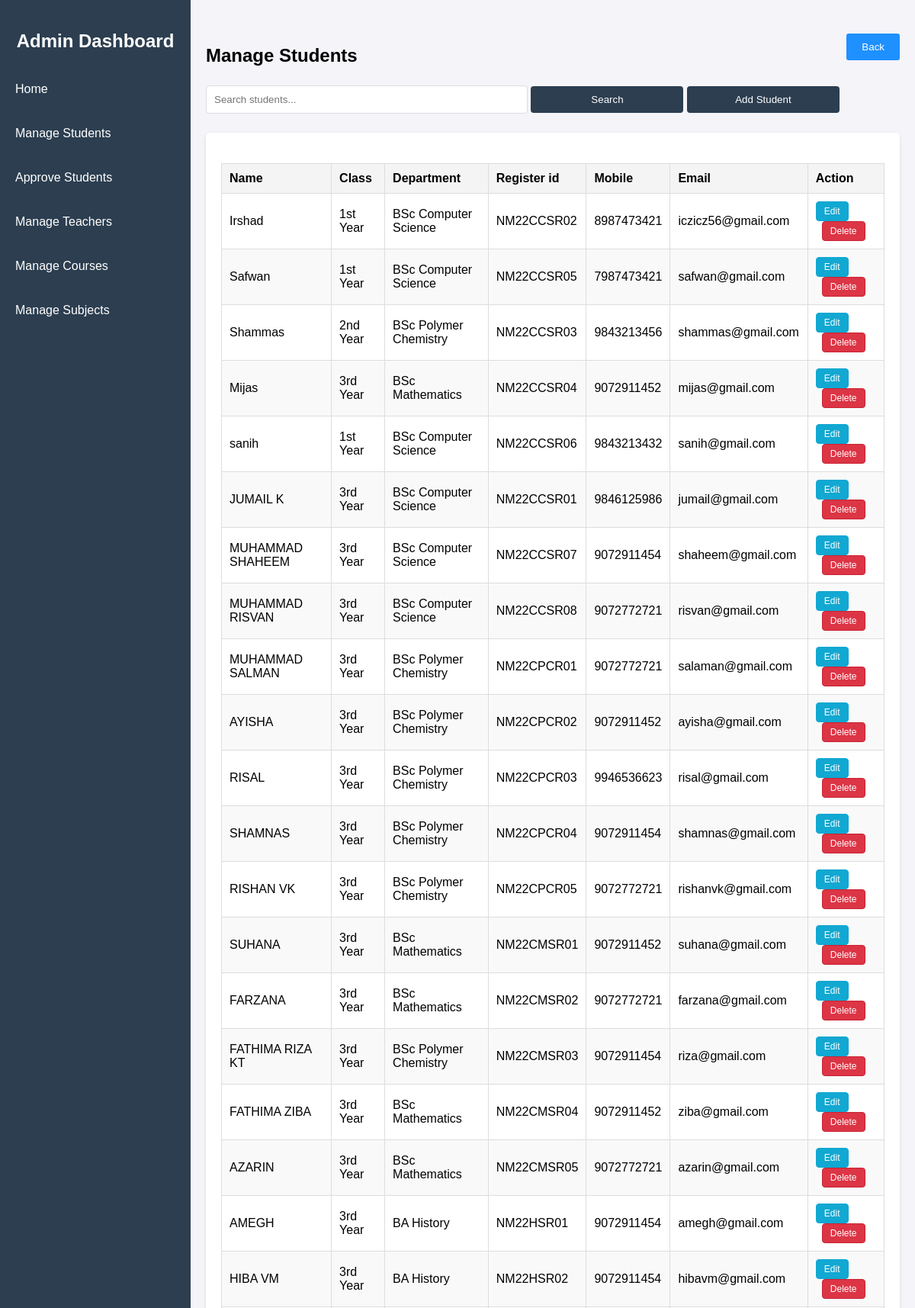
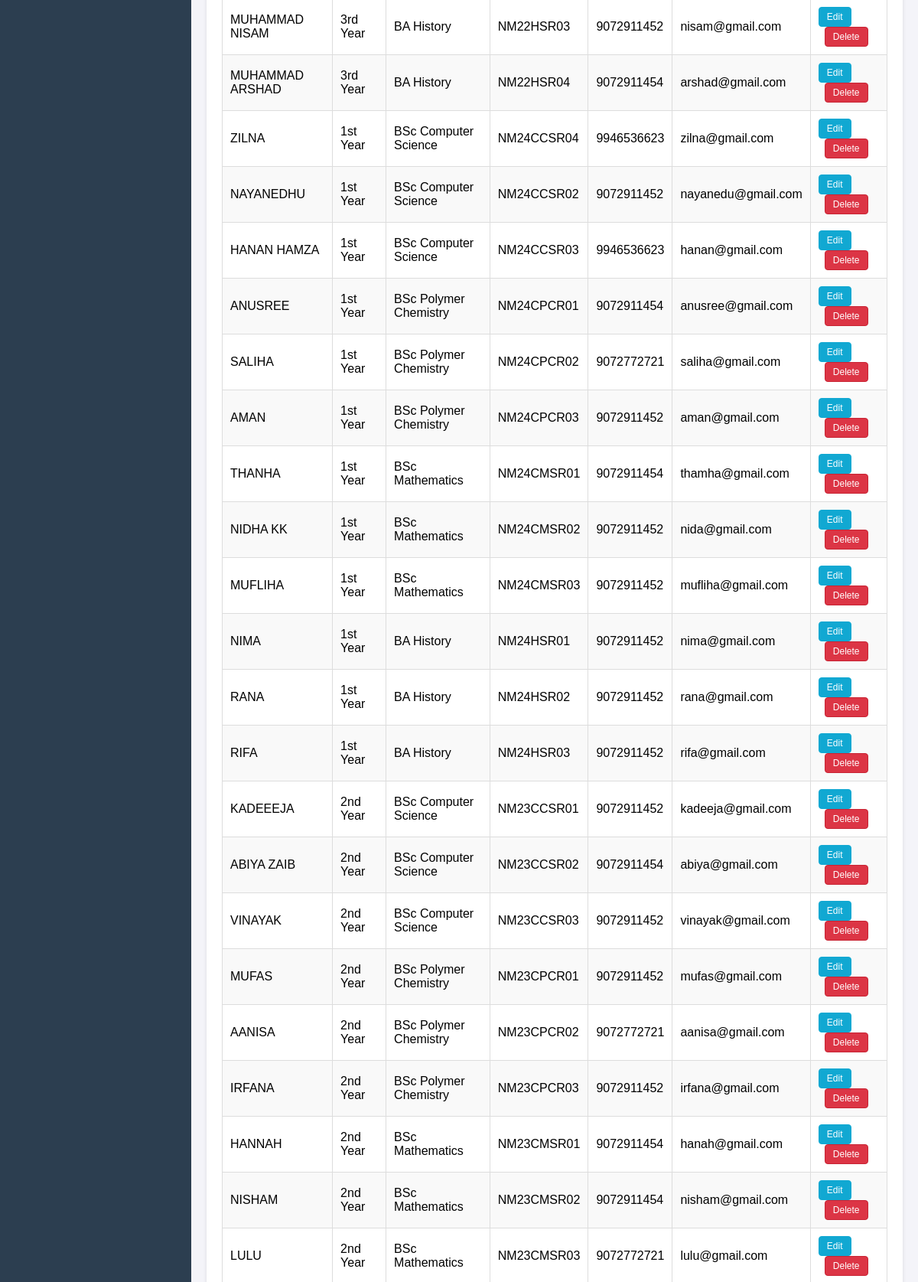
The page /manage-student/ (upper part) on the database its author committed (2 pictures, top to bottom).
### GradeWireapp/models.py (models this page shows, shortened)
class Student(models.Model):
    name = models.CharField(max_length=30)
    Class = models.CharField(max_length=20)
    department = models.ForeignKey(Course, on_delete=models.CASCADE)  # Changed to ForeignKey    register_id = models.CharField(max_length=30,unique=True)
    register_id = models.CharField(max_length=30, unique=True)
    mobile = models.CharField(max_length=10)
    email = models.EmailField(unique=True)
    parent = models.CharField(max_length=30)
    parent_no = models.CharField(max_length=10)  # Changed from IntegerField to CharField
    password = models.CharField(max_length=15)
    full_day_attendance = models.PositiveIntegerField(default=0)  # To store full-day attendance count
    is_approved = models.BooleanField(default=False)

class Course(models.Model):
    course_id = models.CharField(max_length=30,unique=True)
    course_name = models.CharField(max_length=30,unique=True,default= ' ')
    duration = models.CharField(max_length=25, default='3 Year', blank=True, null=True)

### GradeWireapp/views.py (the view)
# urls.py: path('manage-student/', views.manage_student_view,name='ManageStudent'),
def manage_student_view(request):
    courses = Course.objects.all()
    students = Student.objects.all()
    return render(request, 'admin_mg_student.html', {'courses': courses, 'student': students})

### templates/admin_mg_student.html (shortened to what this page needs)
{% load static %}
<!DOCTYPE html>
<html lang="en">
<head>
    <link rel="stylesheet" type="text/css" href="{% static 'assets/css/admin-style.css' %}">
</head>
<body>
    <div class="menu-toggle" onclick="toggleSidebar()">☰ Menu</div>
    <div class="sidebar">
        <h2>Admin Dashboard</h2>
        <a href="{% url 'adminHome' %}" onclick="showSection('home')">Home</a>
        <a href="{% url 'ManageStudent' %}">Manage Students</a>
        <a href="{% url 'approve_students' %}" >Approve Students</a>
        <a href="{% url 'ManageTeacher' %}">Manage Teachers</a>
        <a href="{% url 'ManageCourse' %}">Manage Courses</a>
        <a href="{% url 'ManageSubject' %}">Manage Subjects</a>
    </div>
    <div class="content">
        <button class="back-button" onclick="history.back()">Back</button>
        <div id="manage-students" class="section active">
            <h2>Manage Students</h2>
            <div class="form-container">
                <input type="text" id="searchStudent" placeholder="Search students..." oninput="searchStudent()" style="width: 400px;"/>
                <button onclick="searchStudent()" style="width: 200px;">Search</button>
                <button class="small-btn" onclick="toggleAddStudentSection()" style="width: 200px;">Add Student</button>
            </div>
            <div id="studentTableSection" class="table-container">
                <table>
                    <thead>
                        <tr>
                            <th>Name</th>
                            <th>Class</th>
                            <th>Department</th>
                            <th>Register id</th>
                            <th>Mobile</th>
                            <th>Email</th>
                            <th>Action</th>
                        </tr>
                    </thead>
                    <tbody id="studentTableBody">
                        {% for s in student %}
                        <tr>
                            <td>{{ s.name }}</td>
                            <td>{{ s.Class }}</td>
                            <td>{{ s.department.course_name }}</td>
                            <td>{{ s.register_id }}</td>
                            <td>{{ s.mobile }}</td>
                            <td>{{ s.email }}</td>
                            <td>
                                <a href="{% url 'edit_student' s.id %}" class="action-btn edit-btn">Edit</a>
                                <a href="{% url 'delete_student' s.id %}" onclick="return confirm('Are you sure you want to delete this student?');" class="action-btn delete-btn">Delete</a>
                            </td>
                        </tr>
                        {% endfor %}
                    </tbody>
                </table>
            </div>
        </div>
    </div>
</body>
</html>

### static/assets/css/admin-style.css (style rules this page uses)
body { margin: 0; font-family: Arial, sans-serif; background-color: #f4f4f9; }
.sidebar { position: fixed; top: 0; left: 0; width: 250px; height: 100%; background-color: #2c3e50; color: white; display: flex; flex-direction: column; padding-top: 20px; transition: transform 0.3s ease; }
.sidebar h2 { text-align: center; font-size: 24px; margin-bottom: 20px; color: #ffffff; }
.sidebar a { color: white; text-decoration: none; display: block; padding: 10px; margin: 10px 10px; border-radius: 5px; transition: background-color 0.3s; cursor: pointer; }
.content { margin-left: 250px; padding: 20px; transition: margin-left 0.3s ease; }
.section { display: none; }
.section.active { display: block; }
.table-container { background: #fff; padding: 20px; border-radius: 5px; box-shadow: 0 2px 5px rgba(0, 0, 0, 0.1); overflow-x: auto; }
table { width: 100%; border-collapse: collapse; margin: 20px 0; font-size: 16px; }
table th, table td { text-align: left; padding: 10px; border: 1px solid #ddd; }
table th { background-color: #f4f4f4; font-weight: bold; }
table tbody tr:nth-child(even) { background-color: #f9f9f9; }
.form-container { margin-bottom: 20px; }
.form-container input, .form-container button { margin: 5px 0; padding: 10px; width: 300px; border: 1px solid #ddd; border-radius: 4px; }
.form-container button { background-color: #2c3e50; color: white; border: none; cursor: pointer; }

### templates/admin_mg_student.html (style rules this page uses)
.content { position: relative; }
.back-button { position: absolute; top: 25px; right: 20px; padding: 10px 20px; cursor: pointer; color: #fff; background-color: #1e90ff; border:none; border-radius: 3px; }
.action-btn { padding: 5px 10px; text-decoration: none; font-size: 12px; border-radius: 4px; display: inline-block; transition: all 0.2s ease; }
.edit-btn { background-color: #11a8d2; color: #fff; border: 1px solid #11a8d2; }
.delete-btn { background-color: #dc3545; color: white; border: 1px solid #c82333; }
.action-btn + .action-btn { margin-left: 8px; }

### rows shown on the page
Student: name "Irshad", Class "1st Year", department.course_name "BSc Computer Science", register_id "NM22CCSR02", mobile "8987473421", email "iczicz56@gmail.com"
Student: name "Safwan", Class "1st Year", department.course_name "BSc Computer Science", register_id "NM22CCSR05", mobile "7987473421", email "safwan@gmail.com"
Student: name "Shammas", Class "2nd Year", department.course_name "BSc Polymer Chemistry", register_id "NM22CCSR03", mobile "9843213456", email "shammas@gmail.com"
Student: name "Mijas", Class "3rd Year", department.course_name "BSc Mathematics", register_id "NM22CCSR04", mobile "9072911452", email "mijas@gmail.com"
Student: name "sanih", Class "1st Year", department.course_name "BSc Computer Science", register_id "NM22CCSR06", mobile "9843213432", email "sanih@gmail.com"
Student: name "JUMAIL K", Class "3rd Year", department.course_name "BSc Computer Science", register_id "NM22CCSR01", mobile "9846125986", email "jumail@gmail.com"
Student: name "MUHAMMAD SHAHEEM", Class "3rd Year", department.course_name "BSc Computer Science", register_id "NM22CCSR07", mobile "9072911454", email "shaheem@gmail.com"
Student: name "MUHAMMAD RISVAN", Class "3rd Year", department.course_name "BSc Computer Science", register_id "NM22CCSR08", mobile "9072772721", email "risvan@gmail.com"
Student: name "MUHAMMAD SALMAN", Class "3rd Year", department.course_name "BSc Polymer Chemistry", register_id "NM22CPCR01", mobile "9072772721", email "salaman@gmail.com"
Student: name "AYISHA", Class "3rd Year", department.course_name "BSc Polymer Chemistry", register_id "NM22CPCR02", mobile "9072911452", email "ayisha@gmail.com"
Student: name "RISAL", Class "3rd Year", department.course_name "BSc Polymer Chemistry", register_id "NM22CPCR03", mobile "9946536623", email "risal@gmail.com"
Student: name "SHAMNAS", Class "3rd Year", department.course_name "BSc Polymer Chemistry", register_id "NM22CPCR04", mobile "9072911454", email "shamnas@gmail.com"
Student: name "RISHAN VK", Class "3rd Year", department.course_name "BSc Polymer Chemistry", register_id "NM22CPCR05", mobile "9072772721", email "rishanvk@gmail.com"
Student: name "SUHANA", Class "3rd Year", department.course_name "BSc Mathematics", register_id "NM22CMSR01", mobile "9072911452", email "suhana@gmail.com"
Student: name "FARZANA", Class "3rd Year", department.course_name "BSc Mathematics", register_id "NM22CMSR02", mobile "9072772721", email "farzana@gmail.com"
Student: name "FATHIMA RIZA KT", Class "3rd Year", department.course_name "BSc Polymer Chemistry", register_id "NM22CMSR03", mobile "9072911454", email "riza@gmail.com"
Student: name "FATHIMA ZIBA", Class "3rd Year", department.course_name "BSc Mathematics", register_id "NM22CMSR04", mobile "9072911452", email "ziba@gmail.com"
Student: name "AZARIN", Class "3rd Year", department.course_name "BSc Mathematics", register_id "NM22CMSR05", mobile "9072772721", email "azarin@gmail.com"
Student: name "AMEGH", Class "3rd Year", department.course_name "BA History", register_id "NM22HSR01", mobile "9072911454", email "amegh@gmail.com"
Student: name "HIBA VM", Class "3rd Year", department.course_name "BA History", register_id "NM22HSR02", mobile "9072911454", email "hibavm@gmail.com"
Student: name "MUHAMMAD NISAM", Class "3rd Year", department.course_name "BA History", register_id "NM22HSR03", mobile "9072911452", email "nisam@gmail.com"
Student: name "MUHAMMAD ARSHAD", Class "3rd Year", department.course_name "BA History", register_id "NM22HSR04", mobile "9072911454", email "arshad@gmail.com"
Student: name "ZILNA", Class "1st Year", department.course_name "BSc Computer Science", register_id "NM24CCSR04", mobile "9946536623", email "zilna@gmail.com"
Student: name "NAYANEDHU", Class "1st Year", department.course_name "BSc Computer Science", register_id "NM24CCSR02", mobile "9072911452", email "nayanedu@gmail.com"
Student: name "HANAN HAMZA", Class "1st Year", department.course_name "BSc Computer Science", register_id "NM24CCSR03", mobile "9946536623", email "hanan@gmail.com"
Student: name "ANUSREE", Class "1st Year", department.course_name "BSc Polymer Chemistry", register_id "NM24CPCR01", mobile "9072911454", email "anusree@gmail.com"
Student: name "SALIHA", Class "1st Year", department.course_name "BSc Polymer Chemistry", register_id "NM24CPCR02", mobile "9072772721", email "saliha@gmail.com"
Student: name "AMAN", Class "1st Year", department.course_name "BSc Polymer Chemistry", register_id "NM24CPCR03", mobile "9072911452", email "aman@gmail.com"
Student: name "THANHA", Class "1st Year", department.course_name "BSc Mathematics", register_id "NM24CMSR01", mobile "9072911454", email "thamha@gmail.com"
Student: name "NIDHA KK", Class "1st Year", department.course_name "BSc Mathematics", register_id "NM24CMSR02", mobile "9072911452", email "nida@gmail.com"
Student: name "MUFLIHA", Class "1st Year", department.course_name "BSc Mathematics", register_id "NM24CMSR03", mobile "9072911452", email "mufliha@gmail.com"
Student: name "NIMA", Class "1st Year", department.course_name "BA History", register_id "NM24HSR01", mobile "9072911452", email "nima@gmail.com"
Student: name "RANA", Class "1st Year", department.course_name "BA History", register_id "NM24HSR02", mobile "9072911452", email "rana@gmail.com"
Student: name "RIFA", Class "1st Year", department.course_name "BA History", register_id "NM24HSR03", mobile "9072911452", email "rifa@gmail.com"
Student: name "KADEEEJA", Class "2nd Year", department.course_name "BSc Computer Science", register_id "NM23CCSR01", mobile "9072911452", email "kadeeja@gmail.com"
Student: name "ABIYA ZAIB", Class "2nd Year", department.course_name "BSc Computer Science", register_id "NM23CCSR02", mobile "9072911454", email "abiya@gmail.com"
Student: name "VINAYAK", Class "2nd Year", department.course_name "BSc Computer Science", register_id "NM23CCSR03", mobile "9072911452", email "vinayak@gmail.com"
Student: name "MUFAS", Class "2nd Year", department.course_name "BSc Polymer Chemistry", register_id "NM23CPCR01", mobile "9072911452", email "mufas@gmail.com"
Student: name "AANISA", Class "2nd Year", department.course_name "BSc Polymer Chemistry", register_id "NM23CPCR02", mobile "9072772721", email "aanisa@gmail.com"
Student: name "IRFANA", Class "2nd Year", department.course_name "BSc Polymer Chemistry", register_id "NM23CPCR03", mobile "9072911452", email "irfana@gmail.com"
Student: name "HANNAH", Class "2nd Year", department.course_name "BSc Mathematics", register_id "NM23CMSR01", mobile "9072911454", email "hanah@gmail.com"
Student: name "NISHAM", Class "2nd Year", department.course_name "BSc Mathematics", register_id "NM23CMSR02", mobile "9072911454", email "nisham@gmail.com"
Student: name "LULU", Class "2nd Year", department.course_name "BSc Mathematics", register_id "NM23CMSR03", mobile "9072772721", email "lulu@gmail.com"
